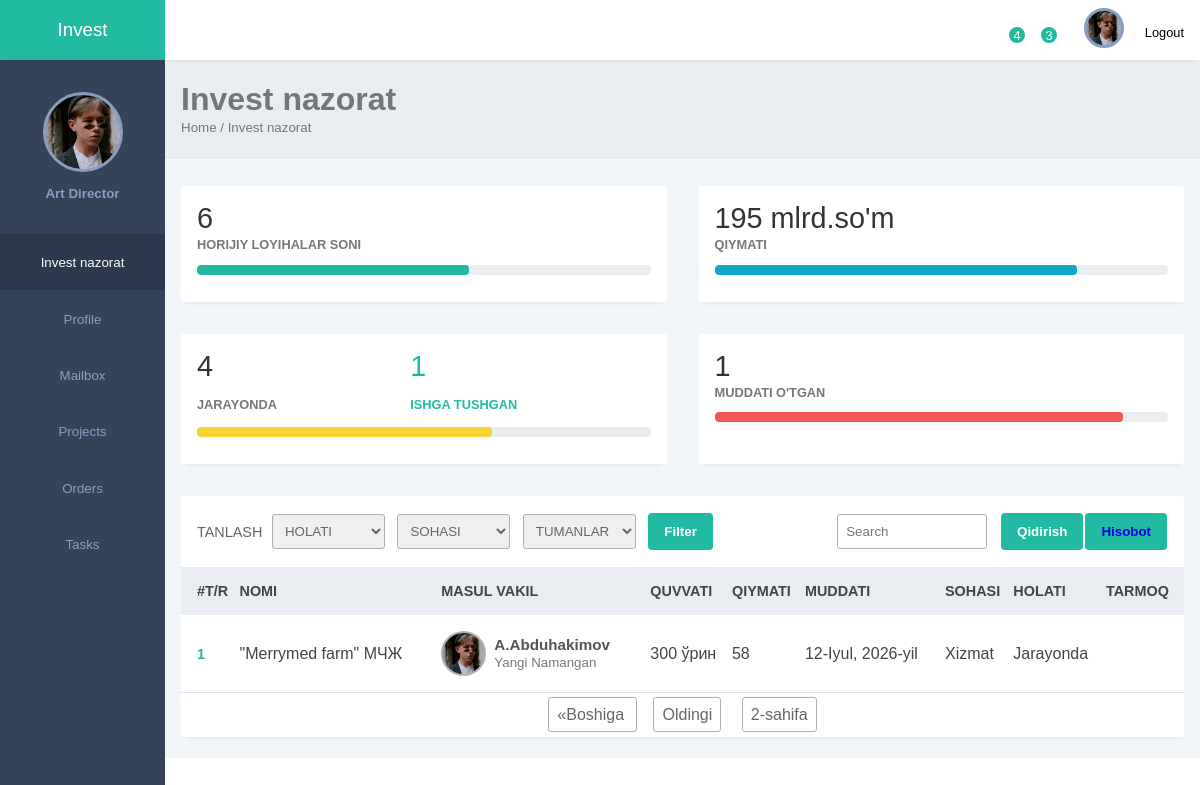
Screenshot of /?page=2 with the database file from the repository.
### horijiy/models.py (models this page shows, shortened)
class Horijiy(models.Model):
    title = models.CharField(max_length=250, verbose_name="Loyiha nomi")
    slug = AutoSlugField(populate_from='title', unique=True)
    body = models.TextField()
    status = models.CharField(max_length=100, choices=STATUS, verbose_name="Holati")
    create_at = models.DateTimeField(auto_now_add=True, verbose_name="Kiritilgan sana")
    update = models.DateTimeField(auto_now=True, verbose_name="O'zagrtirilgan")
    create_by = models.ForeignKey(User, on_delete=models.CASCADE, verbose_name="User")
    masul_vakil = models.CharField(max_length=250, choices=[
        ('A.Abdurazakov', 'Sh.Abdurazzaqov'), ('A.Abduhakimov', 'A.Abduhakimov'), ('O.Inamov', 'O.Inamov')])
    tuman = models.CharField(max_length=100, choices=TUMANLAR)
    loyiha_quvvati = models.CharField(max_length=250)
    boshlash_sanasi = models.DateField(default='2024-01-01', verbose_name="Boshlash")
    tugatish_sanasi = models.DateField(default='2024-01-01', verbose_name="Tugatish")
    davlat = models.CharField(max_length=250)
    soha_yonalishi = models.CharField(max_length=100, choices=SOHA_YONALISHLARI)
    loyiha_qiymati = models.IntegerField(default=0)
    pdf_file = models.FileField(upload_to='pdf/%Y/', verbose_name="Tasdiqlangani")
    excel_file = models.FileField(upload_to='excel/%Y/', verbose_name="Tarmoq jadvali")

### horijiy/views.py (the view)
# urls.py: path('', views.index, name='index'),
def index(request):
    horijiy_list = Horijiy.objects.all()
    status = request.GET.get('status')
    if status:
        horijiy_list = horijiy_list.filter(status=status)
    soha_yonalishi = request.GET.get('soha_yonalishi')
    if soha_yonalishi:
        horijiy_list = horijiy_list.filter(soha_yonalishi=soha_yonalishi)
    tuman = request.GET.get('tuman')
    if tuman:
        horijiy_list = horijiy_list.filter(tuman=tuman)
    paginator = Paginator(horijiy_list, 5)  # Sahifalar uchun paginator
    page_number = request.GET.get('page')
    page_obj = paginator.get_page(page_number)
    context = {
        'horijiy_list': page_obj,
        'active_count': Horijiy.objects.filter(status='active').count(),
        'deactive_count': Horijiy.objects.filter(status='deactive').count(),
        'expired_count': Horijiy.objects.filter(status='expired').count(),
        'total_sum': horijiy_list.aggregate(total_sum=Sum('loyiha_qiymati')).get('total_sum', 0),
        'selected_tuman': tuman,
    }
    return render(request, 'index.html', context)

### templates/index.html (shortened to what this page needs)
<!DOCTYPE html>
{% load static %}
{% load humanize %}
<html lang="en">
<head>
    <link rel="stylesheet" href="{% static 'style.css' %}">
    <link rel="stylesheet" href="https://maxst.icons8.com/vue-static/landings/line-awesome/line-awesome/1.3.0/css/line-awesome.min.css">
</head>
<body>
    <div class="sidebar">
        <div class="side-header">
            <h3>I<span>nvest</span></h3>
        </div>
        <div class="side-content">
            <div class="profile">
                <div class="profile-img bg-img" style="background-image: url('{% static 'img/1.jpeg' %}')"></div>
                <small>Art Director</small>
            </div>
            <div class="side-menu">
                <ul>
                    <li>
                       <a href="" class="active">
                            <small>Invest nazorat</small>
                        </a>
                    </li>
                    <li>
                       <a href="">
                            <small>Profile</small>
                        </a>
                    </li>
                    <li>
                       <a href="">
                            <small>Mailbox</small>
                        </a>
                    </li>
                    <li>
                       <a href="">
                            <small>Projects</small>
                        </a>
                    </li>
                    <li>
                       <a href="">
                            <small>Orders</small>
                        </a>
                    </li>
                    <li>
                       <a href="">
                            <small>Tasks</small>
                        </a>
                    </li>
                </ul>
            </div>
        </div>
    </div>
    <div class="main-content">
        <header>
            <div class="header-content">
                <div class="header-menu">
                    <div class="notify-icon">
                        <span class="notify">4</span>
                    </div>
                    <div class="notify-icon">
                        <span class="notify">3</span>
                    </div>
                    <div class="user">
                        <div class="profile-img bg-img" style="background-image: url('{% static 'img/1.jpeg' %}')"></div>
                        <span>Logout</span>
                    </div>
                </div>
            </div>
        </header>
        <main>
            <div class="page-header">
                <h1>Invest nazorat</h1>
                <small>Home / Invest nazorat</small>
            </div>
            <div class="page-content">
                <div class="analytics">
                    <div class="card">
                        <div class="card-head">
                            <h2>{{ horijiy_list.paginator.count|intcomma }}</h2>
                        </div>
                        <div class="card-progress">
                            <small>HORIJIY LOYIHALAR SONI</small>
                            <div class="card-indicator">
                                <div class="indicator one" style="width: 60%"></div>
                            </div>
                        </div>
                    </div>
                    <div class="card">
                        <div class="card-head">
                            <h2>{{ total_sum|floatformat|intcomma }} mlrd.so'm</h2>
                        </div>
                        <div class="card-progress">
                            <small>QIYMATI</small>
                            <div class="card-indicator">
                                <div class="indicator two" style="width: 80%"></div>
                            </div>
                        </div>
                    </div>
                    <div class="card">
                        <div class="card-head">
                            <h2>{{ active_count|intcomma }} <br><small style="color: #777;font-size: .8rem;font-weight: 600;">JARAYONDA</small></h2>
                            <h2 style="color: #22baa0;">{{ deactive_count|intcomma }} <br><small style="color: #22baa0;font-size: .8rem;font-weight: 600;">ISHGA TUSHGAN</small></h2>
                        </div>
                        <div class="card-progress">
                            <div class="card-indicator">
                                <div class="indicator three" style="width: 65%"></div>
                            </div>
                        </div>
                    </div>
                    <div class="card">
                        <div class="card-head">
                            <h2>{{ expired_count|intcomma }}</h2>
                        </div>
                        <div class="card-progress">
                            <small>MUDDATI O'TGAN</small>
                            <div class="card-indicator">
                                <div class="indicator four" style="width: 90%"></div>
                            </div>
                        </div>
                    </div>
                </div>
                <div class="records table-responsive">
                    <div class="record-header">
                        <form method="GET" action="">
                            <div class="add">
                                <span>TANLASH</span>
                                <select name="status">
                                    <option value="">HOLATI</option>
                                </select>
                                <select name="soha_yonalishi">
                                    <option value="">SOHASI</option>
                                </select>
                                <select name="tuman">
                                    <option value="">TUMANLAR</option>
                                </select>
                                <button style="cursor: pointer;">Filter</button>
                            </div>
                        </form>
                        <div class="browse">
                            <form method="GET" action="">
                                <div class="add">
                                    <input type="search" name="q" placeholder="Search" class="record-search" value="{{ request.GET.q }}">
                                    <button type="submit" style="margin: 1px;">Qidirish</button>
                                    <button style="margin: 1px;"><a href="{% url 'export_to_excel' %}">Hisobot</a></button>
                                </div>
                            </form>
                        </div>
                    </div>
                    <div>
                        <table width="100%">
                            <thead>
                                <tr>
                                    <th>#T/R</th>
                                    <th> NOMI</th>
                                    <th> MASUL VAKIL</th>
                                    <th> QUVVATI</th>
                                    <th> QIYMATI</th>
                                    <th> MUDDATI</th>
                                    <th> SOHASI</th>
                                    <th> HOLATI</th>
                                    <th> TARMOQ</th>
                                </tr>
                            </thead>
                            <tbody>
                                {% for horijiy in horijiy_list %}
                                <tr>
                                    <td>{{ forloop.counter }}</td>
                                    <td>{{ horijiy.title }}</td>
                                    <td>
                                        <div class="client">
                                            <div class="client-img bg-img" style="background-image: url('{% static 'img/1.jpeg' %}')"></div>
                                            <div class="client-info">
                                                <h4>{{ horijiy.masul_vakil }}</h4>
                                                <small>{{ horijiy.get_tuman_display }}</small>
                                            </div>
                                        </div>
                                    </td>
                                    <td>{{ horijiy.loyiha_quvvati }}</td>
                                    <td>{{ horijiy.loyiha_qiymati }}</td>
                                    <td>{{ horijiy.tugatish_sanasi }}</td>
                                    <td>{{ horijiy.get_soha_yonalishi_display }}</td>
                                    <td>{{ horijiy.get_status_display }}</td>
                                    <td>
                                        <div class="actions">
                                        </div>
                                    </td>
                                </tr>
                                {% endfor %}
                            </tbody>
                        </table>
                    </div>
                    <div class="pagination">
                        <span class="step-links">
                            {% if horijiy_list.has_previous %}
                                <a href="?page=1">&laquo;Boshiga </a>
                                <a href="?page={{ horijiy_list.previous_page_number }}">Oldingi</a>
                            {% endif %}
                            <span class="current">
                                {{ horijiy_list.number }}-sahifa
                            </span>
                        </span>
                    </div>
                </div>
            </div>
        </main>
    </div>
</body>
</html>

### rows the page displays
Horijiy: title "\"Merrymed farm\" МЧЖ", masul_vakil "A.Abduhakimov", tuman "Yangi Namangan", loyiha_quvvati "300 ўрин", loyiha_qiymati "58", tugatish_sanasi "12-Iyul, 2026-yil", soha_yonalishi "Xizmat", status "Jarayonda"

### other values shown
{{ horijiy_list.paginator.count|intcomma }} "6"
{{ total_sum|floatformat|intcomma }} "195"
{{ active_count|intcomma }} "4"
{{ deactive_count|intcomma }} "1"
{{ expired_count|intcomma }} "1"
{{ horijiy_list.number }} "2"
